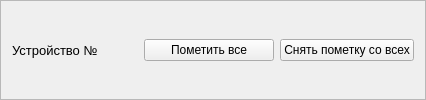
              <widget class="QFrame" name="frame">
               <property name="frameShape">
                <enum>QFrame::StyledPanel</enum>
               </property>
               <property name="frameShadow">
                <enum>QFrame::Raised</enum>
               </property>
               <layout class="QHBoxLayout" name="horizontalLayout_19">
                <property name="topMargin">
                 <number>0</number>
                </property>
                <property name="bottomMargin">
                 <number>0</number>
                </property>
                <item>
                 <widget class="QLabel" name="lblDevice">
                  <property name="font">
                   <font>
                    <pointsize>10</pointsize>
                   </font>
                  </property>
                  <property name="text">
                   <string>Устройство №</string>
                  </property>
                 </widget>
                </item>
                <item>
                 <spacer name="horizontalSpacer_6">
                  <property name="orientation">
                   <enum>Qt::Horizontal</enum>
                  </property>
                  <property name="sizeHint" stdset="0">
                   <size>
                    <width>40</width>
                    <height>20</height>
                   </size>
                  </property>
                 </spacer>
                </item>
                <item>
                 <widget class="QPushButton" name="btnSelectAll">
                  <property name="minimumSize">
                   <size>
                    <width>130</width>
                    <height>0</height>
                   </size>
                  </property>
                  <property name="text">
                   <string>Пометить все</string>
                  </property>
                 </widget>
                </item>
                <item>
                 <widget class="QPushButton" name="btnUnSelectAll">
                  <property name="minimumSize">
                   <size>
                    <width>130</width>
                    <height>0</height>
                   </size>
                  </property>
                  <property name="text">
                   <string>Снять пометку со всех</string>
                  </property>
                 </widget>
                </item>
               </layout>
              </widget>
